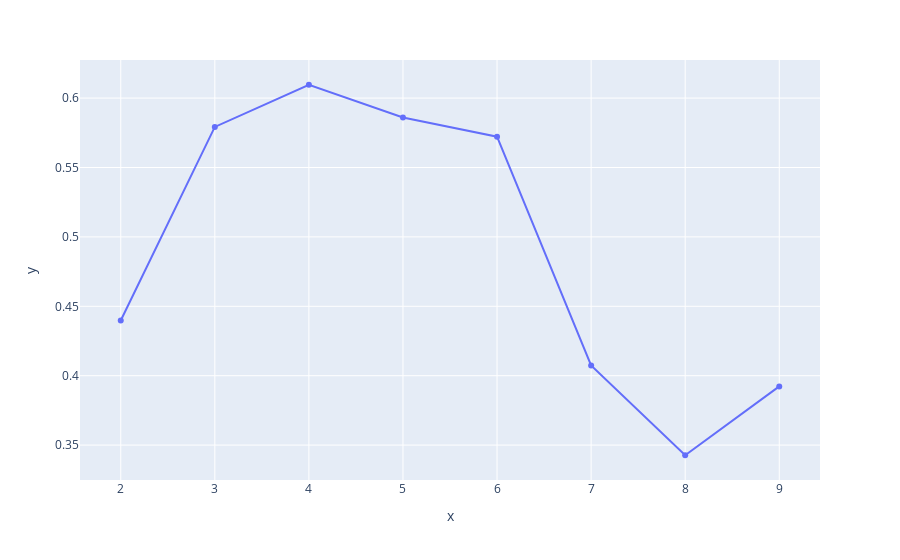

The notebook cell saved with this chart:
### Markdown cell above
##### Based on the result of profiling above, 3.1 column will be removed due to all constant zero value (will see how different it will be) 4.1 column will be keeped in the table, it might represent the target value.

#####  Use KMeans to get general idea of estiamted number of clusters, then apply other algorithms based on the range of K. Create blobs, circle and moons shape for each one test with three following algorithms and see which one has the best performances.

#### To discover how many clusters in the dataset (check all pairs), will use Agglomerative clustering (for detecting Large n_samples and n_clusters) and OPTICS (for detecting Large n_clusters and n_samples also for Large dataset, outlier removal, data reduction). The last one will use t-Distributed Stochastic Neighbor Embedding (t-SNE) to see how data separated into clusters.

### Code cell
sscore = []
# starting with 2 clusters now becuase the silhouette isn't defined for 1
for i in range(2,10):
    kmeans = KMeans(
        n_clusters = i, # Number of clusters to find
        init = "k-means++", # How to place the initial cluster centroids,
        max_iter= 100, # Maximum number of iterations for the algorithm to run
        tol=0.0001, # Roughly how much the centroids need to change between iterations to keep going
    ).fit(
        a4_data_df
    )
    
    silhouette_avg = silhouette_score(a4_data_df, kmeans.labels_)
    sscore.append(silhouette_avg)
    
px.line(y = sscore,x = range(2,10), markers=True)

### Figure 1 — Plotly figure (JSON) as saved in the notebook; plotly's stock layout.template omitted (floating-point values rounded to 4 significant figures)
{"data": [{"hovertemplate": "x=%{x}<br>y=%{y}<extra></extra>", "legendgroup": "", "line": {"color": "#636efa", "dash": "solid"}, "marker": {"symbol": "circle"}, "mode": "markers+lines", "name": "", "orientation": "v", "showlegend": false, "type": "scatter", "x": [2, 3, 4, 5, 6, 7, 8, 9], "xaxis": "x", "y": [0.4398, 0.5792, 0.6096, 0.586, 0.5722, 0.4074, 0.3427, 0.3923], "yaxis": "y"}], "layout": {"legend": {"tracegroupgap": 0}, "margin": {"t": 60}, "xaxis": {"anchor": "y", "domain": [0, 1], "title": {"text": "x"}}, "yaxis": {"anchor": "x", "domain": [0, 1], "title": {"text": "y"}}}}
